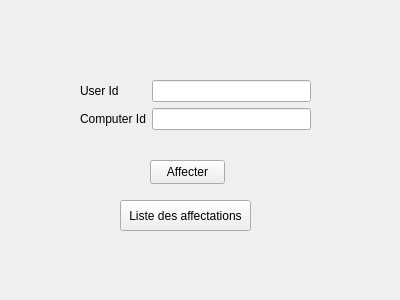
<?xml version="1.0" encoding="UTF-8"?>
<ui version="4.0">
 <class>Affect</class>
 <widget class="QWidget" name="Affect">
  <property name="geometry">
   <rect>
    <x>0</x>
    <y>0</y>
    <width>400</width>
    <height>300</height>
   </rect>
  </property>
  <property name="windowTitle">
   <string>Form</string>
  </property>
  <widget class="QPushButton" name="pushButton">
   <property name="geometry">
    <rect>
     <x>150</x>
     <y>160</y>
     <width>75</width>
     <height>24</height>
    </rect>
   </property>
   <property name="text">
    <string>Affecter</string>
   </property>
  </widget>
  <widget class="QPushButton" name="pushButton_2">
   <property name="geometry">
    <rect>
     <x>120</x>
     <y>200</y>
     <width>131</width>
     <height>31</height>
    </rect>
   </property>
   <property name="text">
    <string>Liste des affectations</string>
   </property>
  </widget>
  <widget class="QWidget" name="formLayoutWidget">
   <property name="geometry">
    <rect>
     <x>80</x>
     <y>80</y>
     <width>231</width>
     <height>61</height>
    </rect>
   </property>
   <layout class="QFormLayout" name="formLayout">
    <item row="0" column="0">
     <widget class="QLabel" name="label">
      <property name="text">
       <string>User Id</string>
      </property>
     </widget>
    </item>
    <item row="1" column="0">
     <widget class="QLabel" name="label_2">
      <property name="text">
       <string>Computer Id</string>
      </property>
     </widget>
    </item>
    <item row="0" column="1">
     <widget class="QLineEdit" name="lineEdit"/>
    </item>
    <item row="1" column="1">
     <widget class="QLineEdit" name="lineEdit_2"/>
    </item>
   </layout>
  </widget>
 </widget>
 <resources/>
 <connections/>
</ui>
